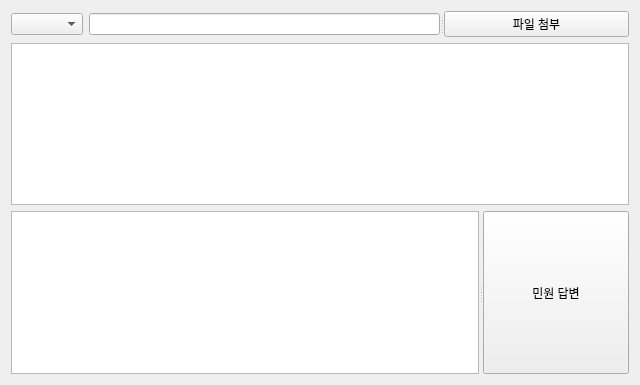
<?xml version="1.0" encoding="UTF-8"?>
<ui version="4.0">
 <class>AdminInquiryPage</class>
 <widget class="QWidget" name="AdminInquiryPage">
  <property name="geometry">
   <rect>
    <x>0</x>
    <y>0</y>
    <width>640</width>
    <height>385</height>
   </rect>
  </property>
  <property name="windowTitle">
   <string>AdminInquiryPage</string>
  </property>
  <layout class="QGridLayout" name="gridLayout">
   <item row="0" column="0">
    <layout class="QVBoxLayout" name="verticalLayout">
     <item>
      <widget class="QSplitter" name="splitter">
       <property name="orientation">
        <enum>Qt::Orientation::Horizontal</enum>
       </property>
       <widget class="QWidget" name="layoutWidget_2">
        <layout class="QHBoxLayout" name="horizontalLayout">
         <item>
          <widget class="QComboBox" name="comboBox"/>
         </item>
         <item>
          <widget class="QLineEdit" name="lineEdit"/>
         </item>
        </layout>
       </widget>
       <widget class="QPushButton" name="pushButton">
        <property name="text">
         <string>파일 첨부</string>
        </property>
       </widget>
      </widget>
     </item>
     <item>
      <widget class="QTextEdit" name="textEdit"/>
     </item>
     <item>
      <spacer name="verticalSpacer">
       <property name="orientation">
        <enum>Qt::Orientation::Vertical</enum>
       </property>
       <property name="sizeHint" stdset="0">
        <size>
         <width>20</width>
         <height>18</height>
        </size>
       </property>
      </spacer>
     </item>
     <item>
      <widget class="QSplitter" name="splitter_2">
       <property name="orientation">
        <enum>Qt::Orientation::Horizontal</enum>
       </property>
       <widget class="QPlainTextEdit" name="plainTextEdit"/>
       <widget class="QPushButton" name="pushButton_2">
        <property name="text">
         <string>민원 답변</string>
        </property>
       </widget>
      </widget>
     </item>
    </layout>
   </item>
  </layout>
 </widget>
 <resources/>
 <connections/>
</ui>
